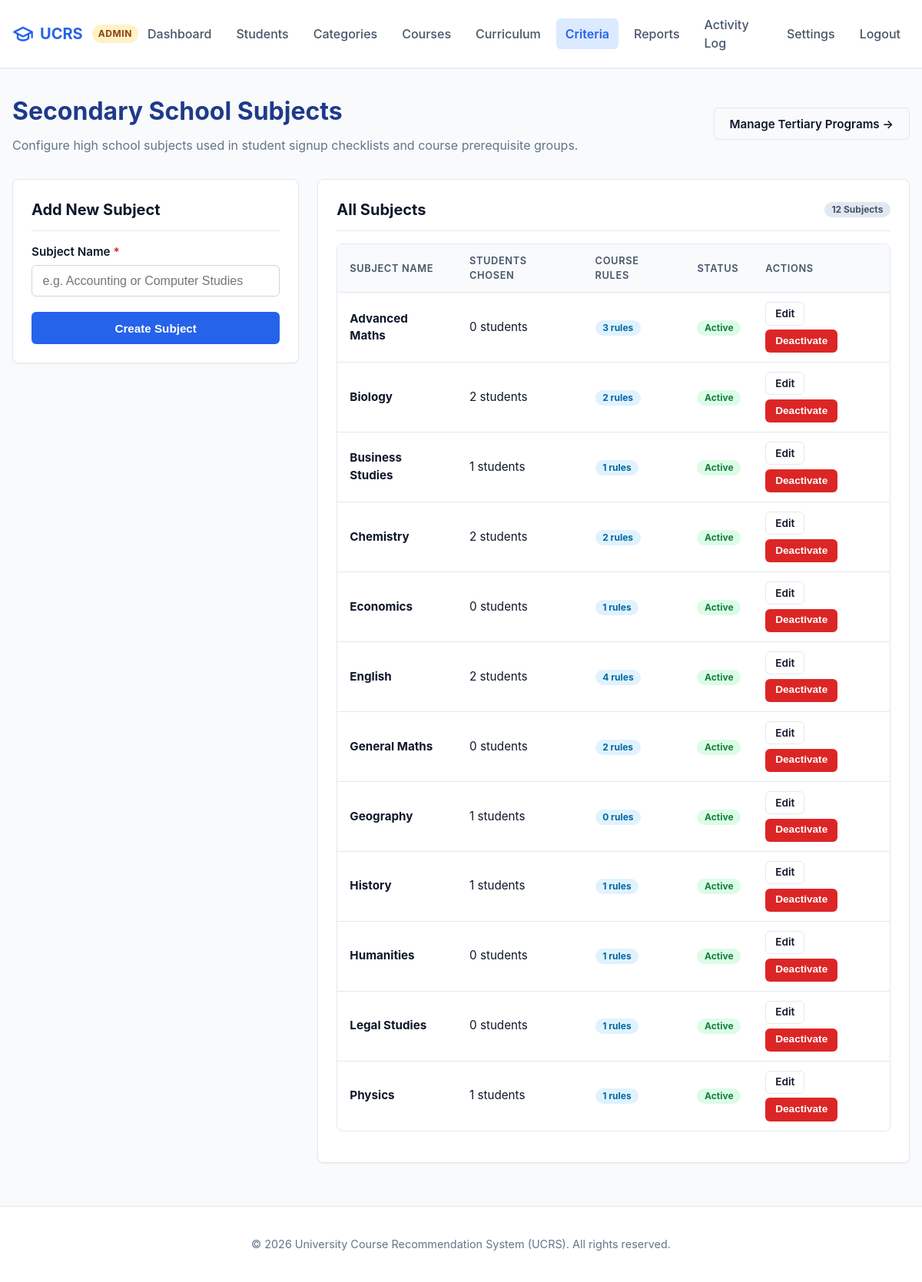
The app's page /admin/subjects.php (signed in) with its own data.
### tables this page shows
CREATE TABLE IF NOT EXISTS subjects (
    id INT AUTO_INCREMENT PRIMARY KEY,
    name VARCHAR(100) NOT NULL UNIQUE,
    is_active TINYINT(1) NOT NULL DEFAULT 1
);

### includes/config.php (called while the page is built, shortened)
<?php
function app_url(string $path = ''): string {
    static $base = null;
    if ($base === null) {
        $docRoot = isset($_SERVER['DOCUMENT_ROOT']) ? str_replace('\\', '/', realpath($_SERVER['DOCUMENT_ROOT'])) : '';
        $appRoot = str_replace('\\', '/', realpath(APP_ROOT));
        if ($docRoot && str_starts_with($appRoot, $docRoot)) {
            $base = substr($appRoot, strlen($docRoot));
        } else {
            $script = str_replace('\\', '/', $_SERVER['SCRIPT_NAME'] ?? '');
            $parts = explode('/', trim($script, '/'));
            $base = !empty($parts) && $parts[0] !== 'index.php' ? '/' . $parts[0] : '';
        }
        $base = rtrim($base, '/');
    }
    $path = ltrim($path, '/');
    return ($base ? $base : '') . ($path !== '' ? '/' . $path : '');
}
function e(?string $value): string {
    return htmlspecialchars($value ?? '', ENT_QUOTES, 'UTF-8');
}

### admin/subjects.php (the view, shortened to what this page needs)
<?php
require_once __DIR__ . '/../includes/config.php';
$pdo = get_db();
$editSubject = null;
$errors = [];
$stmt = $pdo->query("
    SELECT s.*,
        (SELECT COUNT(*) FROM student_subjects ss WHERE ss.subject_id = s.id) AS student_count,
        (SELECT COUNT(*) FROM course_requirements cr WHERE cr.subject_id = s.id) AS rule_count
    FROM subjects s
    ORDER BY s.name ASC
");
$subjects = $stmt->fetchAll();
require_once __DIR__ . '/../includes/header.php';
?>
<div style="margin-bottom: 2rem;">
    <div style="display: flex; justify-content: space-between; align-items: center; flex-wrap: wrap; gap: 0.5rem;">
        <div>
            <h1 style="font-size: 2rem; margin: 0 0 0.5rem; color: #1e3a8a;">Secondary School Subjects</h1>
            <p style="color: var(--text-muted); margin: 0;">
                Configure high school subjects used in student signup checklists and course prerequisite groups.
            </p>
        </div>
        <div>
            <a href="<?= e(app_url('admin/programs.php')) ?>" class="btn btn-outline">Manage Tertiary Programs &rarr;</a>
        </div>
    </div>
</div>
<div class="grid-3" style="align-items: flex-start;">
    <div class="card" style="grid-column: span 1;">
        <div class="card-header">
            <h2 class="card-title"><?= $editSubject ? 'Edit Subject' : 'Add New Subject' ?></h2>
        </div>
        <form method="POST" action="<?= e(app_url('admin/subjects.php')) ?>">
            <div class="form-group">
                <label for="name" class="form-label">Subject Name <span style="color: var(--danger);">*</span></label>
                <input type="text" id="name" name="name" class="form-control <?= isset($errors['name']) ? 'is-invalid' : '' ?>" value="<?= e($editSubject['name'] ?? '') ?>" placeholder="e.g. Accounting or Computer Studies" required>
            </div>
            <button type="submit" class="btn btn-primary" style="width: 100%;">
                <?= $editSubject ? 'Update Subject' : 'Create Subject' ?>
            </button>
        </form>
    </div>
    <div class="card" style="grid-column: span 2;">
        <div class="card-header">
            <h2 class="card-title">All Subjects</h2>
            <span class="badge badge-secondary"><?= count($subjects) ?> Subjects</span>
        </div>
        <div class="table-responsive">
            <table class="data-table">
                <thead>
                    <tr>
                        <th>Subject Name</th>
                        <th>Students Chosen</th>
                        <th>Course Rules</th>
                        <th>Status</th>
                        <th>Actions</th>
                    </tr>
                </thead>
                <tbody>
                    <?php foreach ($subjects as $s): ?>
                        <tr>
                            <td><strong><?= e($s['name']) ?></strong></td>
                            <td><?= (int)$s['student_count'] ?> students</td>
                            <td>
                                <span class="badge badge-info"><?= (int)$s['rule_count'] ?> rules</span>
                            </td>
                            <td>
                                <?php if ($s['is_active']): ?>
                                    <span class="badge badge-success">Active</span>
                                <?php else: ?>
                                    <span class="badge badge-secondary">Inactive</span>
                                <?php endif; ?>
                            </td>
                            <td>
                                <div style="display: flex; gap: 0.35rem; flex-wrap: wrap;">
                                    <a href="<?= e(app_url('admin/subjects.php?edit=' . $s['id'])) ?>" class="btn btn-outline btn-sm">Edit</a>
                                    <form method="POST" action="<?= e(app_url('admin/subjects.php')) ?>" style="margin: 0;">
                                        <button type="submit" class="btn <?= $s['is_active'] ? 'btn-danger' : 'btn-success' ?> btn-sm">
                                            <?= $s['is_active'] ? 'Deactivate' : 'Activate' ?>
                                        </button>
                                    </form>
                                </div>
                            </td>
                        </tr>
                    <?php endforeach; ?>
                </tbody>
            </table>
        </div>
    </div>
</div>
<?php require_once __DIR__ . '/../includes/footer.php'; ?>

### assets/css/style.css (style rules this page uses)
:root { --primary: #2563eb; --primary-hover: #1d4ed8; --primary-light: #eff6ff; --secondary: #475569; --secondary-hover: #334155; --success: #16a34a; --success-bg: #f0fdf4; --success-border: #bbf7d0; --danger: #dc2626; --danger-bg: #fef2f2; --danger-border: #fecaca; --warning: #d97706; --warning-bg: #fffbeb; --warning-border: #fde68a; --info: #0284c7; --info-bg: #f0f9ff; --info-border: #bae6fd; --text-main: #0f172a; --text-muted: #64748b; --bg-page: #f8fafc; --bg-card: #ffffff; --border-color: #e2e8f0; --border-radius: 8px; --shadow-sm: 0 1px 2px 0 rgba(0, 0, 0, 0.05); --shadow-md: 0 4px 6px -1px rgba(0, 0, 0, 0.1), 0 2px 4px -2px rgba(0, 0, 0, 0.1); --shadow-lg: 0 10px 15px -3px rgba(0, 0, 0, 0.1), 0 4px 6px -4px rgba(0, 0, 0, 0.1); --transition: all 0.2s ease-in-out; }
*, *::before, *::after { box-sizing: border-box; }
body { margin: 0; font-family: -apple-system, BlinkMacSystemFont, "Segoe UI", Roboto, "Helvetica Neue", Arial, sans-serif; font-size: 16px; line-height: 1.5; color: var(--text-main); background-color: var(--bg-page); display: flex; flex-direction: column; min-height: 100vh; }
a { color: var(--primary); text-decoration: none; transition: var(--transition); }
.card { background: var(--bg-card); border: 1px solid var(--border-color); border-radius: var(--border-radius); padding: 1.5rem; box-shadow: var(--shadow-sm); margin-bottom: 1.5rem; }
.card-header { border-bottom: 1px solid var(--border-color); padding-bottom: 0.75rem; margin-bottom: 1rem; display: flex; justify-content: space-between; align-items: center; flex-wrap: wrap; gap: 0.5rem; }
.card-title { margin: 0; font-size: 1.25rem; font-weight: 700; color: var(--text-main); }
.grid-3 { display: grid; grid-template-columns: repeat(3, 1fr); gap: 1.5rem; }
.btn { display: inline-flex; align-items: center; justify-content: center; gap: 0.5rem; padding: 0.65rem 1.25rem; font-size: 0.95rem; font-weight: 600; border-radius: 6px; border: 1px solid transparent; cursor: pointer; transition: var(--transition); text-decoration: none; line-height: 1.25; }
.btn-primary { background-color: var(--primary); color: #ffffff; }
.btn-danger { background-color: var(--danger); color: #ffffff; }
.btn-outline { background-color: transparent; border-color: var(--border-color); color: var(--text-main); }
.btn-sm { padding: 0.35rem 0.75rem; font-size: 0.85rem; }
.form-group { margin-bottom: 1.25rem; }
.form-label { display: block; margin-bottom: 0.35rem; font-weight: 600; font-size: 0.95rem; color: var(--text-main); }
.form-control { width: 100%; padding: 0.65rem 0.85rem; font-size: 1rem; border: 1px solid #cbd5e1; border-radius: 6px; background-color: #ffffff; color: var(--text-main); transition: var(--transition); }
.badge { display: inline-block; padding: 0.25rem 0.6rem; font-size: 0.75rem; font-weight: 700; line-height: 1; border-radius: 9999px; text-align: center; }
.badge-success { background-color: #dcfce7; color: #15803d; }
.badge-info { background-color: #e0f2fe; color: #0369a1; }
.badge-secondary { background-color: #e2e8f0; color: #475569; }
.table-responsive { width: 100%; overflow-x: auto; -webkit-overflow-scrolling: touch; margin-bottom: 1rem; border: 1px solid var(--border-color); border-radius: var(--border-radius); }
.data-table { width: 100%; border-collapse: collapse; text-align: left; font-size: 0.95rem; }
.data-table th, .data-table td { padding: 0.75rem 1rem; border-bottom: 1px solid var(--border-color); }
.data-table th { background-color: #f8fafc; font-weight: 600; color: var(--secondary); text-transform: uppercase; font-size: 0.8rem; letter-spacing: 0.05em; }
.data-table tbody tr:last-child td { border-bottom: none; }

### records on screen
subjects: name "Advanced Maths", student_count "0", rule_count "3", is_active "Active"
subjects: name "Biology", student_count "2", rule_count "2", is_active "Active"
subjects: name "Business Studies", student_count "1", rule_count "1", is_active "Active"
subjects: name "Chemistry", student_count "2", rule_count "2", is_active "Active"
subjects: name "Economics", student_count "0", rule_count "1", is_active "Active"
subjects: name "English", student_count "2", rule_count "4", is_active "Active"
subjects: name "General Maths", student_count "0", rule_count "2", is_active "Active"
subjects: name "Geography", student_count "1", rule_count "0", is_active "Active"
subjects: name "History", student_count "1", rule_count "1", is_active "Active"
subjects: name "Humanities", student_count "0", rule_count "1", is_active "Active"
subjects: name "Legal Studies", student_count "0", rule_count "1", is_active "Active"
subjects: name "Physics", student_count "1", rule_count "1", is_active "Active"

### other values on screen
$userRole "ADMIN"
count($subjects) "12"
